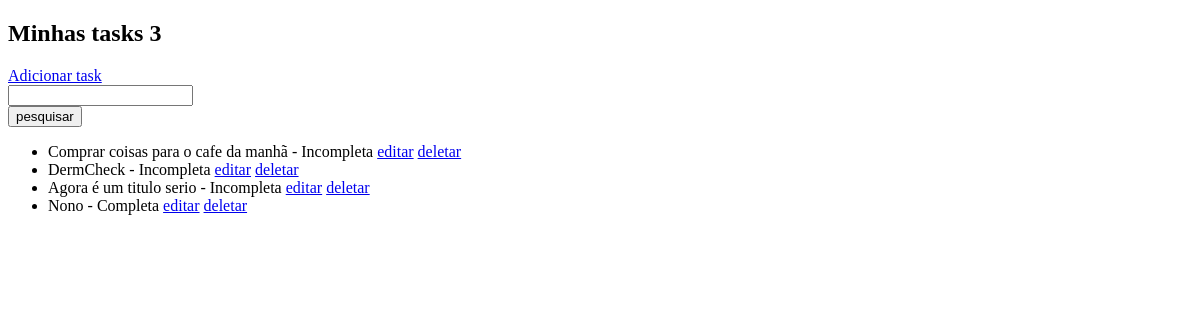
/tasks (signed in), run on an earlier commit of the app's database.
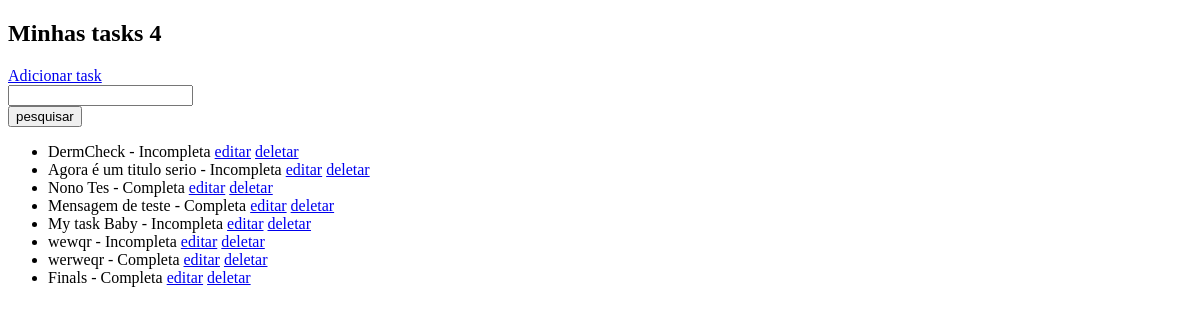
And on a later commit of the database.
### tasks/models.py (models this page shows, shortened)
class Task(models.Model):
    title = models.CharField(max_length=30)
    description = models.TextField()
    is_done = models.BooleanField(default=False)
    user = models.ForeignKey(User, on_delete=models.CASCADE, default=USER_ID)

### tasks/views.py (the view)
# urls.py: path('tasks', TaskList.as_view(), name='list_task'),
class TaskList(LoginRequiredMixin, ListView):
    model = Task
    context_object_name = 'tasks'
    def get_context_data(self, *, object_list=None, **kwargs):
        context = super().get_context_data(**kwargs)
        context['tasks'] = context['tasks'].filter(user=self.request.user)
        context['count'] = context['tasks'].filter(is_done=False).count()
        search_query = self.request.GET.get('search-query') or ''
        if search_query:
            context['tasks'] = context['tasks'].filter(title__icontains=search_query)
        context['search_input'] = search_query
        return context

### tasks/templates/tasks/task_list.html (shortened to what this page needs)
{% extends 'tasks/layouts/base.html' %}
{% block content%}
    <h2>Minhas tasks  {{count}}</h2>
    <a href="{% url 'tasks:create_task' %}">Adicionar task</a>
    <form method="get" action="{% url 'tasks:list_task'%}">
        <label>
            <input type="text" name="search-query" value="{{search_input}}">
        </label>
        <button type="submit">pesquisar</button>
    </form>
    <ul>
        {% for task in tasks %}
            <li>
                <span>{{task.title}}</span> -
                {% if task.is_done %}
                    <span>Completa</span>
                {% else %}
                    <span>Incompleta</span>
                {% endif%}
                <a href="{% url 'tasks:edit_task' task.pk %}">editar</a>
                <a href="{% url 'tasks:delete_task' task.pk %}">deletar</a>
            </li>
        {% endfor %}
    </ul>
{% endblock content %}

### tasks/templates/tasks/layouts/base.html (shortened to what this page needs)
<!DOCTYPE html>
<html lang="en">
<head>
</head>
<body>
  {% block content%}{% endblock content%}
</body>
</html>

### tasks/templates/tasks/layouts/base.html (style rules this page uses)
input, textarea { display: block; }

What changed in the data, as far as the page shows it:
removed Task: title "Comprar coisas para o cafe da manhã", is_done "Incompleta"
changed Task: title "Nono" → "Nono Tes"
added Task: title "Mensagem de teste", is_done "Completa"
added Task: title "My task Baby", is_done "Incompleta"
added Task: title "wewqr", is_done "Incompleta"
added Task: title "werweqr", is_done "Completa"
added Task: title "Finals", is_done "Completa"
Also different on the page:
{{ count }}: "3" → "4"
